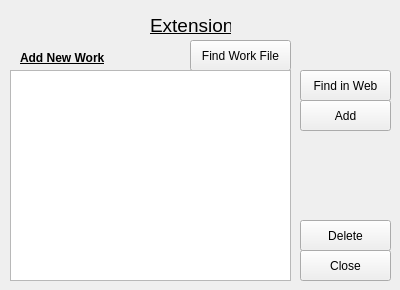
<?xml version="1.0" encoding="UTF-8"?>
<ui version="4.0">
 <class>Extension_Form</class>
 <widget class="QWidget" name="Extension_Form">
  <property name="geometry">
   <rect>
    <x>0</x>
    <y>0</y>
    <width>400</width>
    <height>290</height>
   </rect>
  </property>
  <property name="windowTitle">
   <string>Extension</string>
  </property>
  <widget class="QLabel" name="label">
   <property name="geometry">
    <rect>
     <x>20</x>
     <y>50</y>
     <width>91</width>
     <height>16</height>
    </rect>
   </property>
   <property name="font">
    <font>
     <bold>true</bold>
     <underline>true</underline>
    </font>
   </property>
   <property name="text">
    <string>Add New Work</string>
   </property>
  </widget>
  <widget class="QPushButton" name="Add_BT">
   <property name="geometry">
    <rect>
     <x>300</x>
     <y>100</y>
     <width>91</width>
     <height>31</height>
    </rect>
   </property>
   <property name="text">
    <string>Add</string>
   </property>
  </widget>
  <widget class="QPushButton" name="Close_BT">
   <property name="geometry">
    <rect>
     <x>300</x>
     <y>250</y>
     <width>91</width>
     <height>31</height>
    </rect>
   </property>
   <property name="text">
    <string>Close</string>
   </property>
  </widget>
  <widget class="QPushButton" name="FindFile_BT">
   <property name="geometry">
    <rect>
     <x>190</x>
     <y>40</y>
     <width>101</width>
     <height>31</height>
    </rect>
   </property>
   <property name="text">
    <string>Find Work File</string>
   </property>
  </widget>
  <widget class="QPushButton" name="FindWeb_BT">
   <property name="geometry">
    <rect>
     <x>300</x>
     <y>70</y>
     <width>91</width>
     <height>31</height>
    </rect>
   </property>
   <property name="text">
    <string>Find in Web</string>
   </property>
  </widget>
  <widget class="QLabel" name="label_2">
   <property name="geometry">
    <rect>
     <x>150</x>
     <y>10</y>
     <width>81</width>
     <height>31</height>
    </rect>
   </property>
   <property name="font">
    <font>
     <pointsize>14</pointsize>
     <underline>true</underline>
    </font>
   </property>
   <property name="text">
    <string>Extension</string>
   </property>
  </widget>
  <widget class="QListWidget" name="NewWork_listWidget">
   <property name="geometry">
    <rect>
     <x>10</x>
     <y>70</y>
     <width>281</width>
     <height>211</height>
    </rect>
   </property>
   <property name="selectionMode">
    <enum>QAbstractItemView::SelectionMode::SingleSelection</enum>
   </property>
  </widget>
  <widget class="QPushButton" name="Delete_BT">
   <property name="geometry">
    <rect>
     <x>300</x>
     <y>220</y>
     <width>91</width>
     <height>31</height>
    </rect>
   </property>
   <property name="text">
    <string>Delete</string>
   </property>
  </widget>
 </widget>
 <resources/>
 <connections>
  <connection>
   <sender>Close_BT</sender>
   <signal>clicked()</signal>
   <receiver>Extension_Form</receiver>
   <slot>close()</slot>
   <hints>
    <hint type="sourcelabel">
     <x>336</x>
     <y>264</y>
    </hint>
    <hint type="destinationlabel">
     <x>344</x>
     <y>167</y>
    </hint>
   </hints>
  </connection>
 </connections>
</ui>
